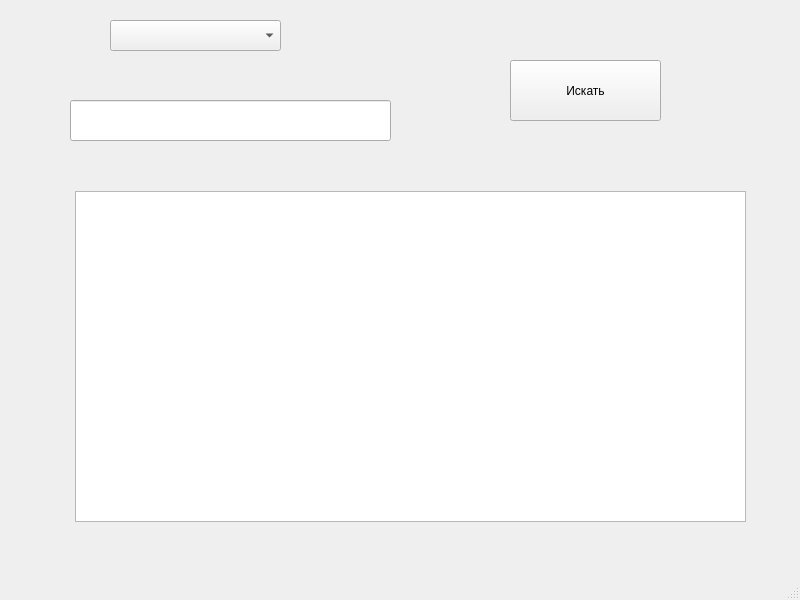
<?xml version="1.0" encoding="UTF-8"?>
<ui version="4.0">
 <class>MainWindow</class>
 <widget class="QMainWindow" name="MainWindow">
  <property name="geometry">
   <rect>
    <x>0</x>
    <y>0</y>
    <width>800</width>
    <height>600</height>
   </rect>
  </property>
  <property name="windowTitle">
   <string>MainWindow</string>
  </property>
  <widget class="QWidget" name="centralwidget">
   <widget class="QPushButton" name="button">
    <property name="geometry">
     <rect>
      <x>510</x>
      <y>60</y>
      <width>151</width>
      <height>61</height>
     </rect>
    </property>
    <property name="text">
     <string>Искать</string>
    </property>
   </widget>
   <widget class="QLineEdit" name="edit">
    <property name="geometry">
     <rect>
      <x>70</x>
      <y>100</y>
      <width>321</width>
      <height>41</height>
     </rect>
    </property>
   </widget>
   <widget class="QComboBox" name="combo">
    <property name="geometry">
     <rect>
      <x>110</x>
      <y>20</y>
      <width>171</width>
      <height>31</height>
     </rect>
    </property>
   </widget>
   <widget class="QTableWidget" name="table">
    <property name="geometry">
     <rect>
      <x>75</x>
      <y>191</y>
      <width>671</width>
      <height>331</height>
     </rect>
    </property>
   </widget>
  </widget>
  <widget class="QMenuBar" name="menubar">
   <property name="geometry">
    <rect>
     <x>0</x>
     <y>0</y>
     <width>800</width>
     <height>21</height>
    </rect>
   </property>
  </widget>
  <widget class="QStatusBar" name="statusbar"/>
 </widget>
 <resources/>
 <connections/>
</ui>
